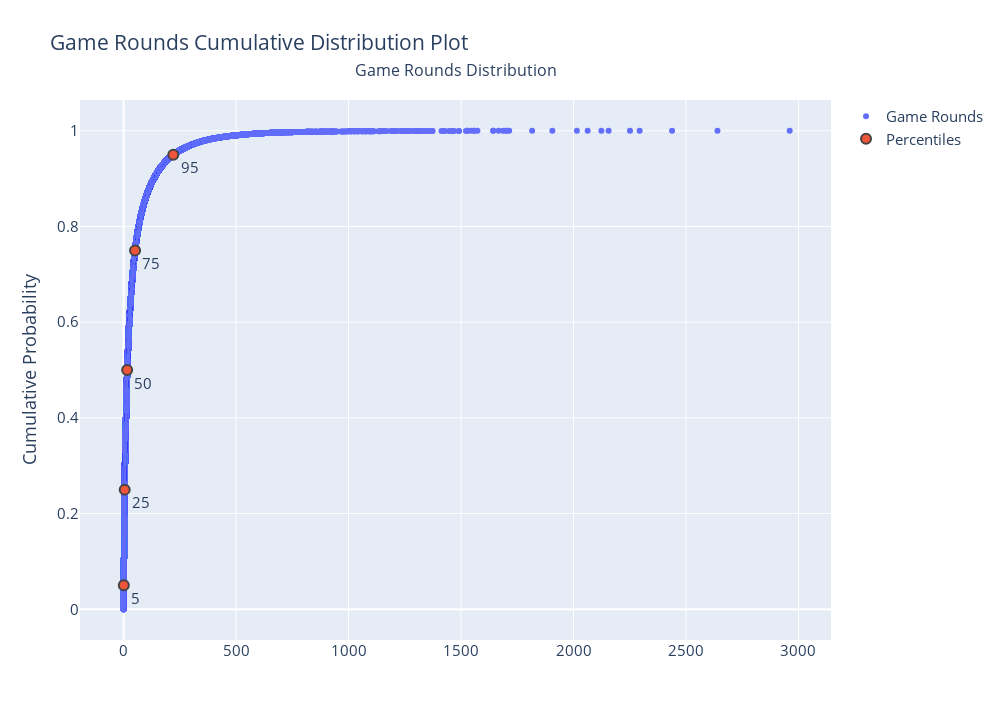

The code cell stored with this chart in its notebook:
### Code cell
# ECDF plot
ecdf = go.Figure()

# Add traces
ecdf.add_trace(go.Scatter(x=x_rounds, y=y_rounds,
                    mode='markers',
                    name='Game Rounds'))
ecdf.add_trace(go.Scatter(x=ptiles, y=percentiles/100,
                    mode='markers+text',
                    name='Percentiles', marker_line_width=2, marker_size=10,
                    text=percentiles, textposition="bottom right"))

# Chỉnh layout trực tiếp
ecdf.update_layout(
    title='Game Rounds Cumulative Distribution Plot',
    yaxis_title="Cumulative Probability",
    height=720,
    width=1000,
    font=dict(size=15)
)

# Thêm annotation nếu muốn
ecdf.add_annotation(
    text="Game Rounds Distribution",
    xref="paper", yref="paper",
    x=0.5, y=1.08, showarrow=False,
    font=dict(size=16)
)

ecdf.show()

### Figure 1 — Plotly figure (JSON) as saved in the notebook; plotly's stock layout.template omitted (floating-point values rounded to 4 significant figures; data arrays with more than 128 entries replaced by an {"elided": "..."} marker saying what was removed)
{"data": [{"mode": "markers", "name": "Game Rounds", "type": "scatter", "x": {"elided": "90188 int values"}, "y": {"elided": "90188 float values"}}, {"marker": {"line": {"width": 2}, "size": 10}, "mode": "markers+text", "name": "Percentiles", "text": [5.0, 25.0, 50.0, 75.0, 95.0], "textposition": "bottom right", "type": "scatter", "x": [1.0, 5.0, 16.0, 51.0, 221.0], "y": [0.05, 0.25, 0.5, 0.75, 0.95]}], "layout": {"annotations": [{"font": {"size": 16}, "showarrow": false, "text": "Game Rounds Distribution", "x": 0.5, "xref": "paper", "y": 1.08, "yref": "paper"}], "font": {"size": 15}, "height": 720, "title": {"text": "Game Rounds Cumulative Distribution Plot"}, "width": 1000, "yaxis": {"title": {"text": "Cumulative Probability"}}}}
